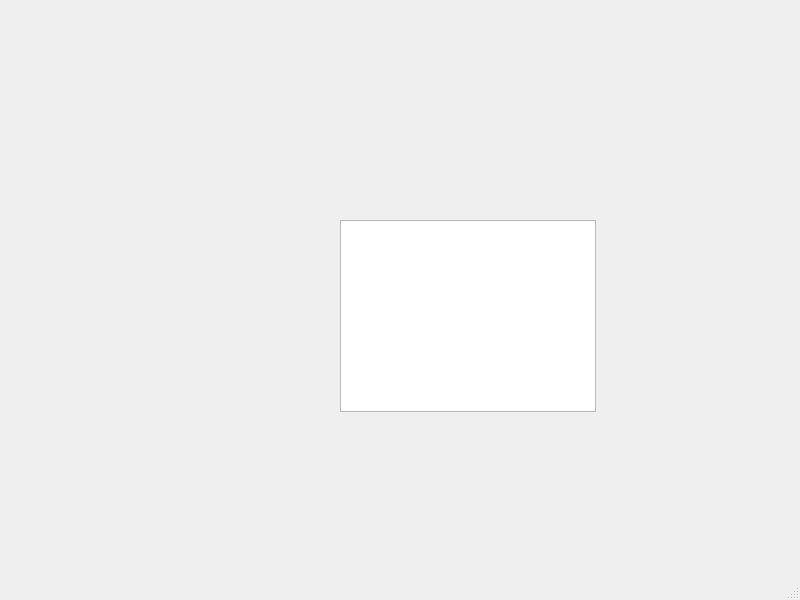
<?xml version="1.0" encoding="UTF-8"?>
<ui version="4.0">
 <class>MainWindow</class>
 <widget class="QMainWindow" name="MainWindow">
  <property name="geometry">
   <rect>
    <x>0</x>
    <y>0</y>
    <width>800</width>
    <height>600</height>
   </rect>
  </property>
  <property name="windowTitle">
   <string>MainWindow</string>
  </property>
  <widget class="QWidget" name="centralwidget">
   <widget class="QGraphicsView" name="graphicsView">
    <property name="geometry">
     <rect>
      <x>340</x>
      <y>220</y>
      <width>256</width>
      <height>192</height>
     </rect>
    </property>
   </widget>
  </widget>
  <widget class="QMenuBar" name="menubar">
   <property name="geometry">
    <rect>
     <x>0</x>
     <y>0</y>
     <width>800</width>
     <height>23</height>
    </rect>
   </property>
  </widget>
  <widget class="QStatusBar" name="statusbar"/>
 </widget>
 <resources/>
 <connections/>
</ui>
